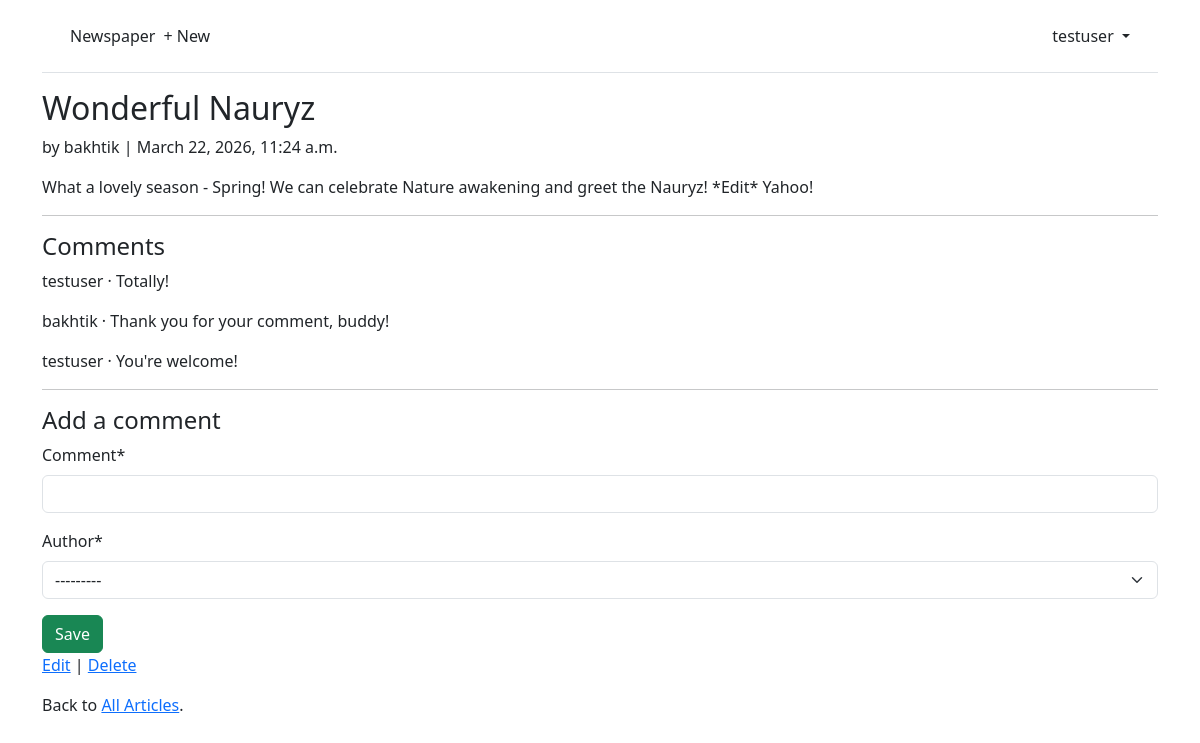
Screenshot of /articles/1/ (signed in) with the database file from the repository.
### accounts/models.py (models this page shows)
class CustomUser(AbstractUser):
    age = models.PositiveIntegerField(null=True, blank=True)

### articles/models.py (models this page shows, shortened)
class Article(models.Model):
    title = models.CharField(max_length=255)
    body = models.TextField()
    date = models.DateTimeField(auto_now_add=True)
    author = models.ForeignKey(
        settings.AUTH_USER_MODEL,
        on_delete=models.CASCADE,
    )

class Comment(models.Model):
    article = models.ForeignKey(Article, on_delete=models.CASCADE)
    comment = models.CharField(max_length=140)
    author = models.ForeignKey(
        settings.AUTH_USER_MODEL,
        on_delete=models.CASCADE,
    )
    def __str__(self):
        return self.comment

### articles/views.py (the view, shortened to what this page needs)
# urls.py: path("<int:pk>/", ArticleDetailView.as_view(), name="article_detail"),
class ArticleDetailView(LoginRequiredMixin, View):
    def get(self, request, *args, **kwargs):
        view = CommentGet.as_view()
        return view(request, *args, **kwargs)

### articles/forms.py
class CommentForm(forms.ModelForm):
    class Meta:
        model = Comment
        fields = ("comment", "author")

### articles/views.py (called while the page is built)
    def get_context_data(self, **kwargs):
        context = super().get_context_data(**kwargs)
        context['form'] = CommentForm()
        return context

### templates/article_detail.html
{% extends "base.html" %}
{% load crispy_forms_tags %}
{% block content %}
<div class="article-entry">
  <h2>{{ object.title }}</h2>
  <p>by {{ object.author }} | {{ object.date }}</p>
  <p>{{ object.body }}</p>
</div>
<hr>
<h4>Comments</h4>
  {% for comment in article.comment_set.all %}
    <p>{{ comment.author }} &middot; {{ comment }}</p>
  {% endfor %}
<hr>
<h4>Add a comment</h4>
<form action="" method="post">{% csrf_token %}
  {{ form|crispy }}
  <button class="btn btn-success ml-2" type="submit">Save</button>
</form>
<p><a href="{% url 'article_edit' article.pk %}">Edit</a> |
<a href="{% url 'article_delete' article.pk %}">Delete</a></p>
<p>Back to <a href="{% url 'article_list' %}">All Articles</a>.</p>
{% endblock content %}

### templates/base.html (shortened to what this page needs)
<!DOCTYPE html>
<html>
  <head>
    <link href="https://cdn.jsdelivr.net/npm/bootstrap@5.3.8/dist/css/bootstrap.min.css" rel="stylesheet">
  </head>
  <body>
    <div class="container">
      <header class="p-3 mb-3 border-bottom">
        <div class="container">
          <div class="d-flex flex-wrap align-items-center justify-content-center justify-content-lg-start">
            <a class="navbar-brand" href="{% url 'home' %}">Newspaper</a>
            <ul class="nav col-12 col-lg-auto me-lg-auto mb-2 justify-content-center mb-md-0">
            {% if user.is_authenticated %}
            <li><a href="{% url 'article_new' %}" class="nav-link px-2 link-dark">+ New</a></li>
            {% endif %}
            </ul>
            {% if user.is_authenticated %}
            <div class="dropdown text-end">
              <a href="#" class="d-block link-dark text-decoration-none dropdown-toggle" id="dropdownUser1" data-bs-toggle="dropdown" aria-expanded="false">
                {{ user.username }}
              </a>
            </div>
            {% else %}
            <div class="text-end">
              <a href="{% url 'login' %}" class="btn btn-outline-primary me-2">Log In</a>
              <a href="{% url 'signup' %}" class="btn btn-primary">Sign Up</a>
            </div>
            {% endif %}
          </div>
        </div>
      </header>
      <main>
        {% block content %}
        {% endblock content %}
      </main>
    </div>
  </body>
</html>

### rows the page displays
CustomUser: username "testuser"
Article: title "Wonderful Nauryz", author "bakhtik", date "March 22, 2026, 11:24 a.m.", body "What a lovely season - Spring! We can celebrate Nature awakening and greet the Nauryz! *Edit* Yahoo!"
Comment: author "testuser", comment "Totally!"
Comment: author "bakhtik", comment "Thank you for your comment, buddy!"
Comment: author "testuser", comment "You're welcome!"
